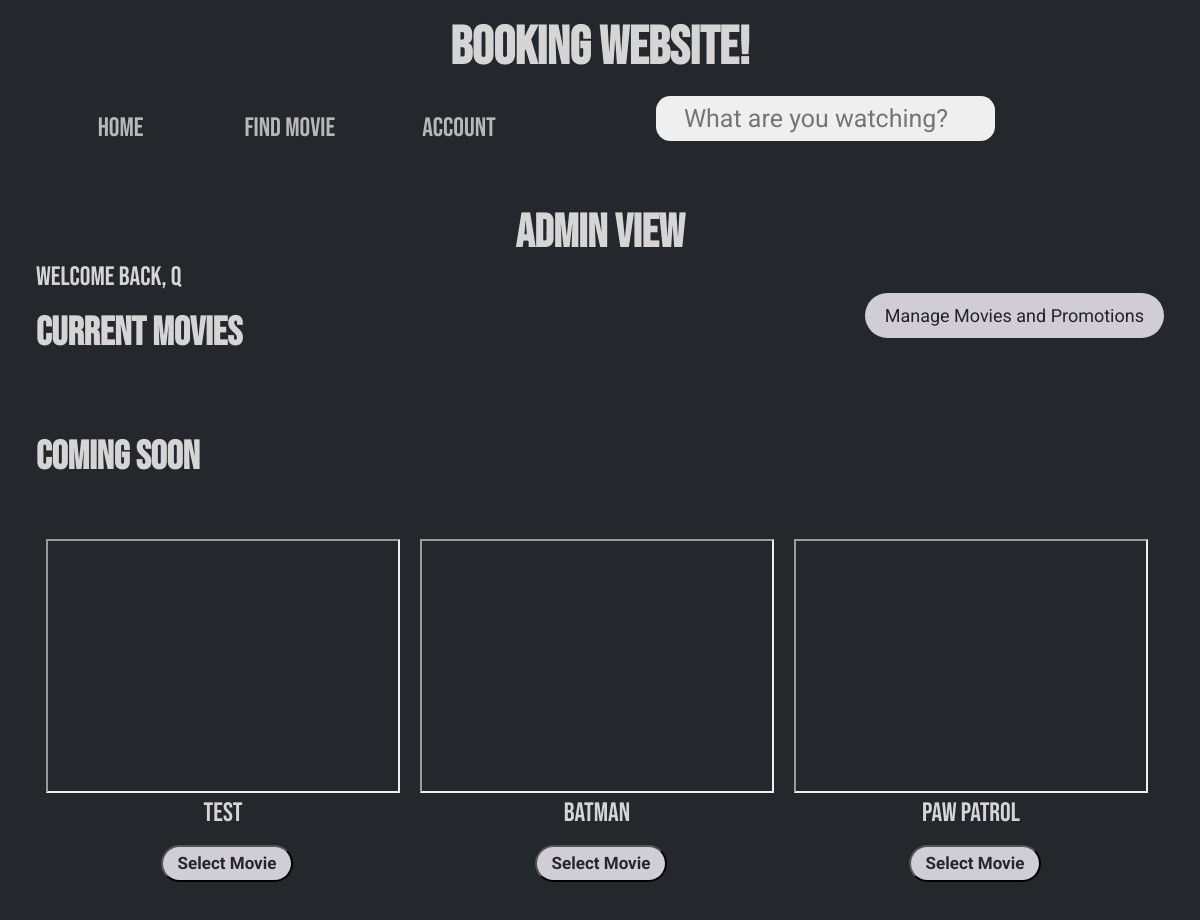
Before: /HTML/home.php with the older database file.
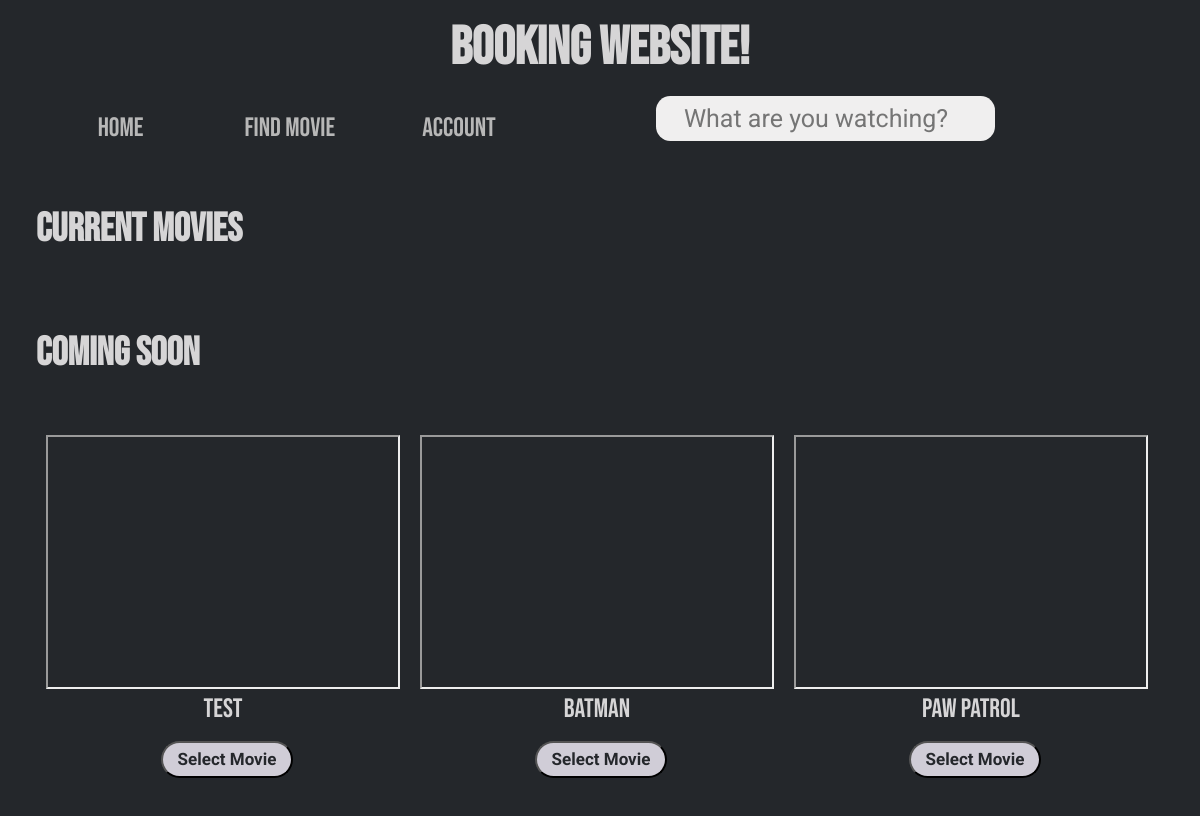
After: the same page with the newer database file.
### tables this page shows
CREATE TABLE `user` (
  `userId` varchar(255) NOT NULL,
  `pass` varbinary(255) DEFAULT NULL,
  `firstName` varchar(255) DEFAULT NULL,
  `lastName` varchar(255) DEFAULT NULL,
  `email` varchar(255) NOT NULL,
  `active` tinyint(1) NOT NULL,
  `receiveProm` tinyint(1) NOT NULL,
  `isAdmin` tinyint(1) NOT NULL,
  `isBlocked` tinyint(1) NOT NULL DEFAULT 0
);

### PHP/getUserInfo.php (called while the page is built, shortened)
<?php
    require("../Modal/database.php");
    $queryacct = "SELECT * FROM user WHERE userId = (SELECT userId FROM user WHERE active=1)";
    $pstates = $db->prepare($queryacct);
    $pstates->execute();
    $userInfs = $pstates->fetchAll();
    $userOnCheck = $pstates->rowCount();
    if ($userOnCheck) {
        $isAdmin = $userInfs[0]['isAdmin'];
    }
?>

### PHP/getMovieInfo.php (called while the page is built, shortened)
<?php
    require("../Modal/database.php");
    $querymovie = "SELECT * FROM movie";
    $mstates = $db->prepare($querymovie);
    $mstates->execute();
    $movieInfs = $mstates->fetchAll();
?>

### HTML/home.php (the view, shortened to what this page needs)
<?php
    require("../PHP/getUserInfo.php");
    require("../PHP/getMovieInfo.php");
?>
<!DOCTYPE html>
<html lang="en">
<head>
    <link rel="stylesheet" href="../CSS/nav-bar.css">
    <link rel="stylesheet" href="../CSS/home.css">
    <link rel="stylesheet" href="../CSS/admin-home.css">
</head>
<body>
    <header>
        <h1 class = "title">Booking Website!</h1>
    </header>
    <main>
    <div id="nav-menu">
        <ul class="one">
        <li><a href="../HTML/home.php"> Home </a></li>
            <li><a href="../HTML/select-movie.php"> Find Movie </a></li>
            <li><a href="../HTML/account.php"> Account </a></li>
        </ul>
        <form id="search-form" action="../PHP/searchMovies.php" method="POST">
            <input type="search" id="search-bar" name="search" placeholder="What are you watching?">
        </form>
    </div>
    <?php if ($userOnCheck && $isAdmin) :?>
        <h2 class = "adminTitle">Admin View</h2>
        <?php
        if ($userOnCheck == 1) {
        foreach($userInfs as $userInfo) {
            $name = $userInfo['firstName'];
        }
        echo "<p style=\" color: #d6d5d6;\">Welcome back, " .$name ."</p>";
        } ?>
        <a href="../HTML/adminMenu.php" class="manage">Manage Movies and Promotions</a>
        <?php endif;?>
        <h2>Current Movies</h2>
        <section class="trailerList">
        </section>
        <h2>Coming Soon</h2>
        <section class="trailerList">
            <?php
            foreach ($movieInfs as $movieInf) {
                if ($movieInf['comingSoon'] == 1) {
                    echo "<div class = \"trailer\">";
                        echo "<iframe width=\"350\" height=\"250\" src = " .$movieInf['trailer']. "> </iframe><br>";
                        echo "<p>".$movieInf['title']." </p>";
                        echo "<form method='POST' action='../PHP/searchMovies.php'><input type='hidden' name='search' value='". $movieInf['title']."'>";
                        echo "<button name='bookMovie' class='bookMovie' type='submit'>Select Movie</button>";
                        echo "</form>";
                    echo "</div>";
                }
            }
            ?>
        </section>
    </main>
</body>
</html>

Changed rows visible on the page:
no longer on this page (row edited): user: firstName "q"
Other visible differences:
text no longer shown: "Admin View Welcome back, Manage Movies and Promotions"
